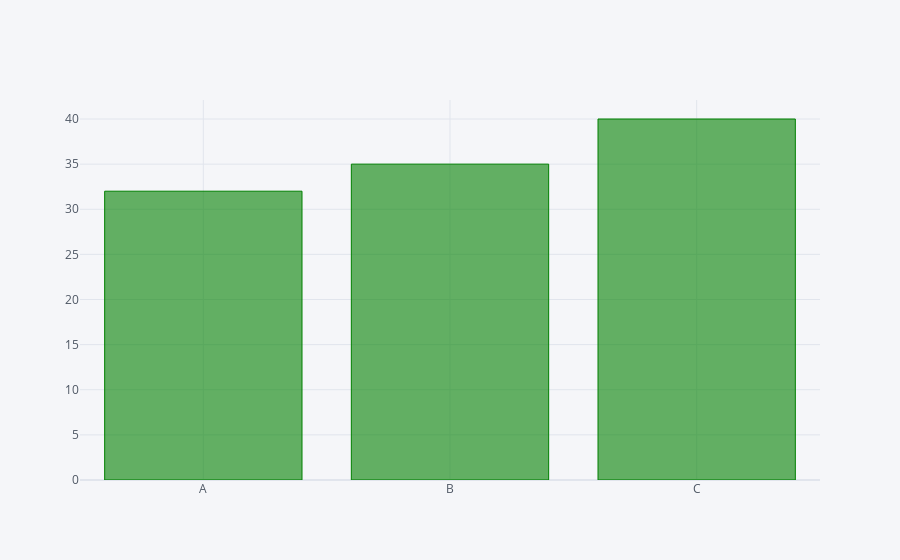

Here is the notebook cell this chart was saved with:
### Code cell
df2.iplot(kind='bar',x='Category',y='Values',colors='green')

### Figure 1 — Plotly figure (JSON) as saved in the notebook; plotly's stock layout.template omitted (floating-point values rounded to 4 significant figures)
{"data": [{"marker": {"color": "rgba(0, 128, 0, 0.6)", "line": {"color": "rgba(0, 128, 0, 1.0)", "width": 1}}, "name": "Values", "orientation": "v", "text": "", "type": "bar", "x": ["A", "B", "C"], "y": [32, 35, 40]}], "layout": {"legend": {"bgcolor": "#F5F6F9", "font": {"color": "#4D5663"}}, "paper_bgcolor": "#F5F6F9", "plot_bgcolor": "#F5F6F9", "title": {"font": {"color": "#4D5663"}}, "xaxis": {"gridcolor": "#E1E5ED", "showgrid": true, "tickfont": {"color": "#4D5663"}, "title": {"font": {"color": "#4D5663"}, "text": ""}, "zerolinecolor": "#E1E5ED"}, "yaxis": {"gridcolor": "#E1E5ED", "showgrid": true, "tickfont": {"color": "#4D5663"}, "title": {"font": {"color": "#4D5663"}, "text": ""}, "zerolinecolor": "#E1E5ED"}}}
